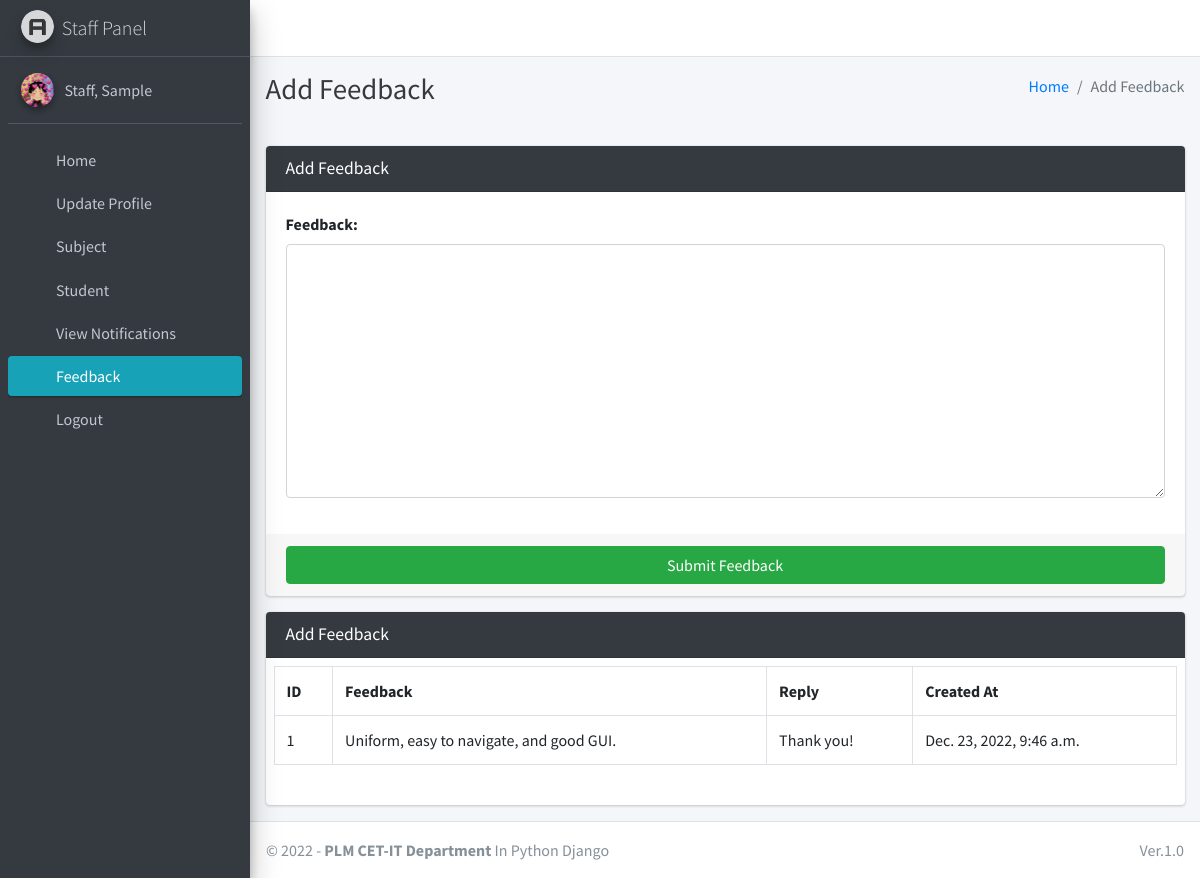
/staff/feedback/ (signed in), run on an earlier commit of the app's database.
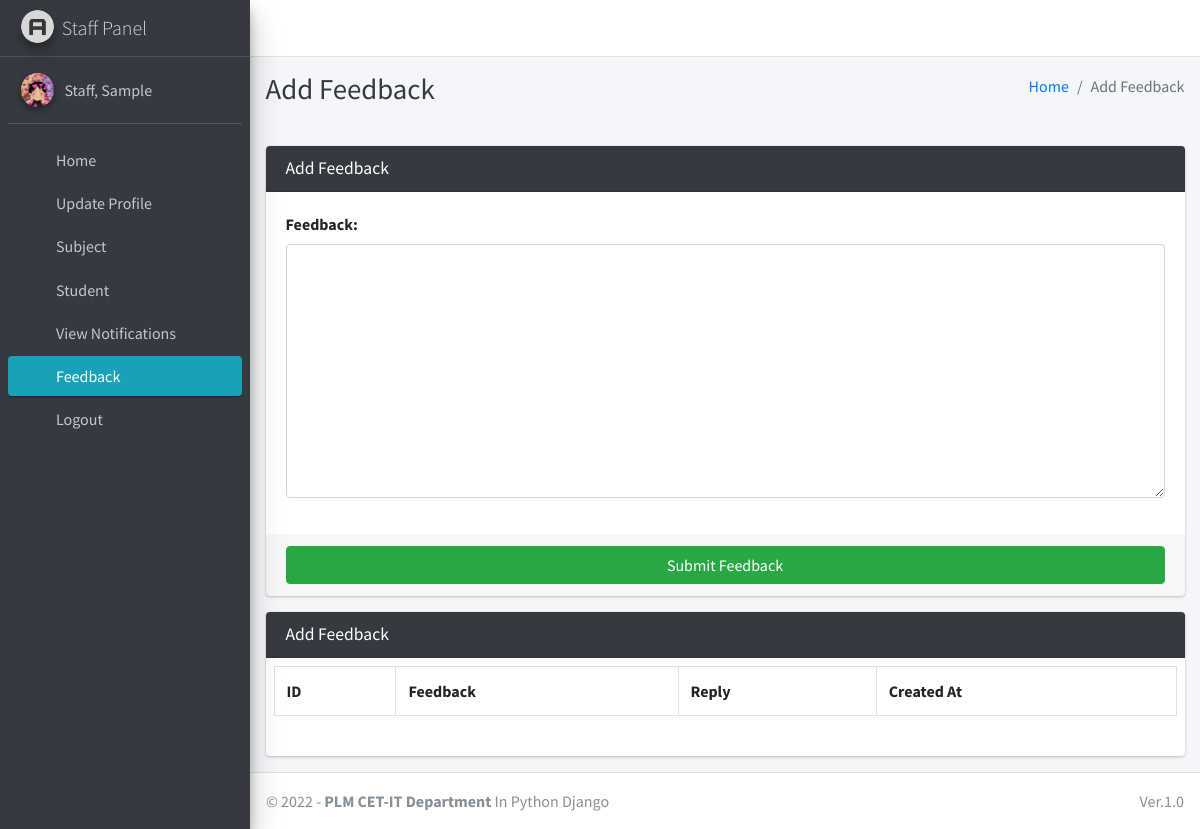
And on a later commit of the database.
### main_app/models.py (models this page shows)
class FeedbackStaff(models.Model):
    staff = models.ForeignKey(Staff, on_delete=models.CASCADE)
    feedback = models.TextField()
    reply = models.TextField()
    created_at = models.DateTimeField(auto_now_add=True)
    updated_at = models.DateTimeField(auto_now=True)

### main_app/staff_views.py (the view, shortened to what this page needs)
# urls.py: path("staff/feedback/", staff_views.staff_feedback, name='staff_feedback'),
def staff_feedback(request):
    form = FeedbackStaffForm(request.POST or None)
    staff = get_object_or_404(Staff, admin_id=request.user.id)
    context = {
        'form': form,
        'feedbacks': FeedbackStaff.objects.filter(staff=staff),
        'page_title': 'Add Feedback'
    }
    return render(request, "staff_template/staff_feedback.html", context)

### main_app/forms.py
class FeedbackStaffForm(FormSettings):
    def __init__(self, *args, **kwargs):
        super(FeedbackStaffForm, self).__init__(*args, **kwargs)
    class Meta:
        model = FeedbackStaff
        fields = ['feedback']

### main_app/models.py (called while the page is built)
    def __str__(self):
        return self.last_name + ", " + self.first_name

### main_app/templates/staff_template/staff_feedback.html
{% extends 'main_app/base.html' %}
{% load static %}
{% block page_title %}{{page_title}}{% endblock page_title %}
{% block content %}
<section class="content">
    <div class="container-fluid">
        <div class="row">
            <div class="col-md-12">
                <div class="card card-dark">
                    <div class="card-header">
                        <h3 class="card-title">{{page_title}}</h3>
                    </div>
                    {% include "main_app/form_template.html" with messages=messages  form=form button_text="Submit Feedback"%}
                </div>
<div class="card card-dark">
    <div class="card-header"><h3 class="card-title">{{page_title}}</h3>
    </div>
   <div class="table p-2">
       <table class="table table-bordered">
           <tr>
               <th>ID</th>
               <th>Feedback</th>
               <th>Reply</th>
            <th>Created At</th>
        </tr>
        {% for feedback in feedbacks %}
        <tr>
            <td>{{forloop.counter}}</td>
            <td>{{feedback.feedback}}</td>
              <td>
                  {% if feedback.reply == "" %}
                      <p class="badge badge-warning">No Response Yet</p>
                      {% else %}
                      {{feedback.reply}}
                  {% endif %}
              </td>
              <td>{{feedback.created_at}}</td>
            </tr>
            {% endfor %}
        </table>
    </div>
    </div>
            </div>
        </div>
    </div>
</section>
{% endblock content %}

What changed in the data, as far as the page shows it:
removed FeedbackStaff: feedback "Uniform, easy to navigate, and good GUI.", reply "Thank you!", created_at "Dec. 23, 2022, 9:46 a.m."
